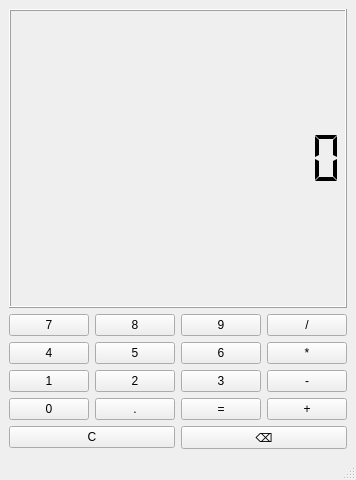
<?xml version="1.0" encoding="UTF-8"?>
<ui version="4.0">
  <class>MainWindow</class>
  <widget class="QMainWindow" name="MainWindow">
    <property name="geometry">
      <rect>
        <x>0</x>
        <y>0</y>
        <width>320</width>
        <height>480</height>
      </rect>
    </property>
    <property name="windowTitle">
      <string>Calculator</string>
    </property>
    <widget class="QWidget" name="centralwidget">
      <layout class="QVBoxLayout" name="verticalLayout">
        <item>
          <widget class="QLCDNumber" name="display">
            <property name="digitCount">
              <number>12</number>
            </property>
            <property name="mode">
              <enum>QLCDNumber::Dec</enum>
            </property>
            <property name="segmentStyle">
              <enum>QLCDNumber::Flat</enum>
            </property>
          </widget>
        </item>
        <item>
          <layout class="QGridLayout" name="gridLayout">
            <!-- Первый ряд -->
            <item row="0" column="0">
              <widget class="QPushButton" name="btn_7">
                <property name="text">
                  <string>7</string>
                </property>
              </widget>
            </item>
            <item row="0" column="1">
              <widget class="QPushButton" name="btn_8">
                <property name="text">
                  <string>8</string>
                </property>
              </widget>
            </item>
            <item row="0" column="2">
              <widget class="QPushButton" name="btn_9">
                <property name="text">
                  <string>9</string>
                </property>
              </widget>
            </item>
            <item row="0" column="3">
              <widget class="QPushButton" name="btn_divide">
                <property name="text">
                  <string>/</string>
                </property>
              </widget>
            </item>

            <!-- Второй ряд -->
            <item row="1" column="0">
              <widget class="QPushButton" name="btn_4">
                <property name="text">
                  <string>4</string>
                </property>
              </widget>
            </item>
            <item row="1" column="1">
              <widget class="QPushButton" name="btn_5">
                <property name="text">
                  <string>5</string>
                </property>
              </widget>
            </item>
            <item row="1" column="2">
              <widget class="QPushButton" name="btn_6">
                <property name="text">
                  <string>6</string>
                </property>
              </widget>
            </item>
            <item row="1" column="3">
              <widget class="QPushButton" name="btn_multiply">
                <property name="text">
                  <string>*</string>
                </property>
              </widget>
            </item>

            <!-- Третий ряд -->
            <item row="2" column="0">
              <widget class="QPushButton" name="btn_1">
                <property name="text">
                  <string>1</string>
                </property>
              </widget>
            </item>
            <item row="2" column="1">
              <widget class="QPushButton" name="btn_2">
                <property name="text">
                  <string>2</string>
                </property>
              </widget>
            </item>
            <item row="2" column="2">
              <widget class="QPushButton" name="btn_3">
                <property name="text">
                  <string>3</string>
                </property>
              </widget>
            </item>
            <item row="2" column="3">
              <widget class="QPushButton" name="btn_subtract">
                <property name="text">
                  <string>-</string>
                </property>
              </widget>
            </item>

            <!-- Четвертый ряд -->
            <item row="3" column="0">
              <widget class="QPushButton" name="btn_0">
                <property name="text">
                  <string>0</string>
                </property>
              </widget>
            </item>
            <item row="3" column="1">
              <widget class="QPushButton" name="btn_dot">
                <property name="text">
                  <string>.</string>
                </property>
              </widget>
            </item>
            <item row="3" column="2">
              <widget class="QPushButton" name="btn_equals">
                <property name="text">
                  <string>=</string>
                </property>
              </widget>
            </item>
            <item row="3" column="3">
              <widget class="QPushButton" name="btn_add">
                <property name="text">
                  <string>+</string>
                </property>
              </widget>
            </item>

            <!-- Пятый ряд -->
            <item row="4" column="0" colspan="2">
              <widget class="QPushButton" name="btn_clear">
                <property name="text">
                  <string>C</string>
                </property>
              </widget>
            </item>
            <item row="4" column="2" colspan="2">
              <widget class="QPushButton" name="btn_backspace">
                <property name="text">
                  <string>⌫</string>
                </property>
              </widget>
            </item>
          </layout>
        </item>
      </layout>
    </widget>
    <widget class="QMenuBar" name="menubar">
      <property name="geometry">
        <rect>
          <x>0</x>
          <y>0</y>
          <width>320</width>
          <height>21</height>
        </rect>
      </property>
    </widget>
    <widget class="QStatusBar" name="statusbar"/>
  </widget>
  <resources/>
  <connections/>
</ui>
